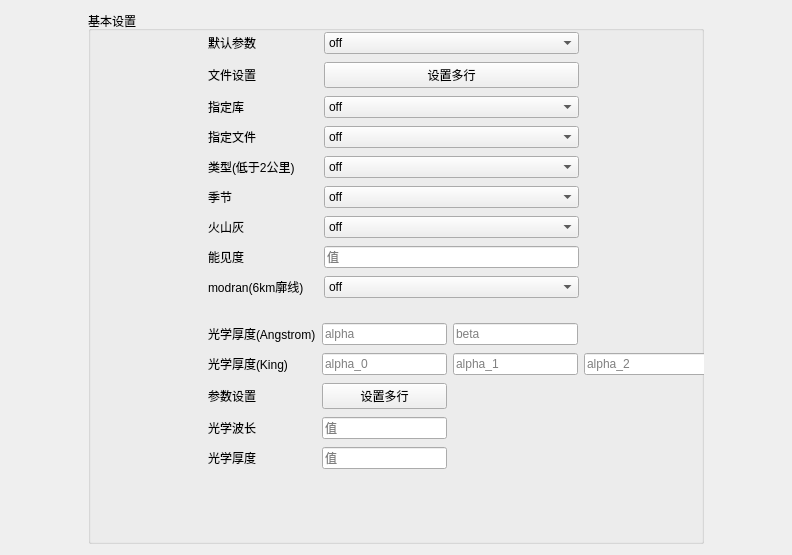
<?xml version="1.0" encoding="UTF-8"?>
<ui version="4.0">
 <class>AerosolPage</class>
 <widget class="QWidget" name="AerosolPage">
  <property name="geometry">
   <rect>
    <x>0</x>
    <y>0</y>
    <width>792</width>
    <height>555</height>
   </rect>
  </property>
  <property name="windowTitle">
   <string>Form</string>
  </property>
  <layout class="QHBoxLayout" name="horizontalLayout_2">
   <item>
    <layout class="QHBoxLayout" name="horizontalLayout" stretch="1,8,1">
     <item>
      <spacer name="horizontalSpacer">
       <property name="orientation">
        <enum>Qt::Horizontal</enum>
       </property>
       <property name="sizeHint" stdset="0">
        <size>
         <width>40</width>
         <height>20</height>
        </size>
       </property>
      </spacer>
     </item>
     <item>
      <widget class="QGroupBox" name="groupBox_7">
       <property name="title">
        <string>基本设置</string>
       </property>
       <widget class="QWidget" name="gridLayoutWidget">
        <property name="geometry">
         <rect>
          <x>120</x>
          <y>19</y>
          <width>371</width>
          <height>271</height>
         </rect>
        </property>
        <layout class="QGridLayout" name="gridLayout" columnstretch="3,7">
         <item row="6" column="1">
          <widget class="QComboBox" name="comboBox_25">
           <property name="option_name" stdset="0">
            <string>aerosol_haze</string>
           </property>
           <item>
            <property name="text">
             <string>off</string>
            </property>
           </item>
           <item>
            <property name="text">
             <string>rural-type-aerosols</string>
            </property>
           </item>
           <item>
            <property name="text">
             <string>maritime-type-aerosols</string>
            </property>
           </item>
           <item>
            <property name="text">
             <string>urban-type-aerosols</string>
            </property>
           </item>
           <item>
            <property name="text">
             <string>tropospheric-type-aerosols</string>
            </property>
           </item>
          </widget>
         </item>
         <item row="8" column="1">
          <widget class="QComboBox" name="comboBox_30">
           <property name="option_name" stdset="0">
            <string>aerosol_vulcan</string>
           </property>
           <item>
            <property name="text">
             <string>off</string>
            </property>
           </item>
           <item>
            <property name="text">
             <string>background-aerosols</string>
            </property>
           </item>
           <item>
            <property name="text">
             <string>moderate-vulcanic-aerosols</string>
            </property>
           </item>
           <item>
            <property name="text">
             <string>high-vulcanic-aerosols</string>
            </property>
           </item>
           <item>
            <property name="text">
             <string>extreme-vulcanic-aerosols</string>
            </property>
           </item>
          </widget>
         </item>
         <item row="10" column="0">
          <widget class="QLabel" name="label_31">
           <property name="text">
            <string>modran(6km廓线)</string>
           </property>
          </widget>
         </item>
         <item row="3" column="0">
          <widget class="QLabel" name="label_57">
           <property name="text">
            <string>指定库</string>
           </property>
          </widget>
         </item>
         <item row="4" column="1">
          <widget class="QComboBox" name="comboBox_26">
           <property name="option_name" stdset="0">
            <string>aerosol_species_file</string>
           </property>
           <item>
            <property name="text">
             <string>off</string>
            </property>
           </item>
           <item>
            <property name="text">
             <string>continental_clean</string>
            </property>
           </item>
           <item>
            <property name="text">
             <string>continental_average</string>
            </property>
           </item>
           <item>
            <property name="text">
             <string>continental_polluted</string>
            </property>
           </item>
           <item>
            <property name="text">
             <string>urban</string>
            </property>
           </item>
           <item>
            <property name="text">
             <string>maritime_clean</string>
            </property>
           </item>
           <item>
            <property name="text">
             <string>maritime_polluted</string>
            </property>
           </item>
           <item>
            <property name="text">
             <string>maritime_tropical</string>
            </property>
           </item>
           <item>
            <property name="text">
             <string>desert</string>
            </property>
           </item>
           <item>
            <property name="text">
             <string>antarctic</string>
            </property>
           </item>
          </widget>
         </item>
         <item row="4" column="0">
          <widget class="QLabel" name="label_58">
           <property name="text">
            <string>指定文件</string>
           </property>
          </widget>
         </item>
         <item row="10" column="1">
          <widget class="QComboBox" name="comboBox_31">
           <property name="option_name" stdset="0">
            <string>aerosol_profile_modtran</string>
           </property>
           <item>
            <property name="text">
             <string>off</string>
            </property>
           </item>
           <item>
            <property name="text">
             <string>activate</string>
            </property>
           </item>
          </widget>
         </item>
         <item row="9" column="0">
          <widget class="QLabel" name="label_64">
           <property name="text">
            <string>能见度</string>
           </property>
          </widget>
         </item>
         <item row="0" column="0">
          <widget class="QLabel" name="label_28">
           <property name="text">
            <string>默认参数</string>
           </property>
          </widget>
         </item>
         <item row="9" column="1">
          <widget class="QLineEdit" name="lineEdit_4">
           <property name="text">
            <string/>
           </property>
           <property name="placeholderText">
            <string>值</string>
           </property>
           <property name="option_name" stdset="0">
            <string>aerosol_visibility</string>
           </property>
          </widget>
         </item>
         <item row="7" column="0">
          <widget class="QLabel" name="label_60">
           <property name="text">
            <string>季节</string>
           </property>
          </widget>
         </item>
         <item row="3" column="1">
          <widget class="QComboBox" name="comboBox_24">
           <property name="option_name" stdset="0">
            <string>aerosol_species_library</string>
           </property>
           <item>
            <property name="text">
             <string>off</string>
            </property>
           </item>
           <item>
            <property name="text">
             <string>opac</string>
            </property>
           </item>
          </widget>
         </item>
         <item row="8" column="0">
          <widget class="QLabel" name="label_30">
           <property name="text">
            <string>火山灰</string>
           </property>
          </widget>
         </item>
         <item row="6" column="0">
          <widget class="QLabel" name="label_59">
           <property name="text">
            <string>类型(低于2公里)</string>
           </property>
          </widget>
         </item>
         <item row="0" column="1">
          <widget class="QComboBox" name="comboBox_22">
           <property name="option_name" stdset="0">
            <string>aerosol_default</string>
           </property>
           <item>
            <property name="text">
             <string>off</string>
            </property>
           </item>
           <item>
            <property name="text">
             <string>activate</string>
            </property>
           </item>
          </widget>
         </item>
         <item row="7" column="1">
          <widget class="QComboBox" name="comboBox_27">
           <property name="option_name" stdset="0">
            <string>aerosol_season</string>
           </property>
           <item>
            <property name="text">
             <string>off</string>
            </property>
           </item>
           <item>
            <property name="text">
             <string>spring-summer-profile</string>
            </property>
           </item>
           <item>
            <property name="text">
             <string>fall-winter-profile</string>
            </property>
           </item>
          </widget>
         </item>
         <item row="1" column="1">
          <widget class="QPushButton" name="pushButton_9">
           <property name="text">
            <string>设置多行</string>
           </property>
          </widget>
         </item>
         <item row="1" column="0">
          <widget class="QLabel" name="label_65">
           <property name="text">
            <string>文件设置</string>
           </property>
          </widget>
         </item>
        </layout>
       </widget>
       <widget class="QWidget" name="gridLayoutWidget_2">
        <property name="geometry">
         <rect>
          <x>120</x>
          <y>310</y>
          <width>501</width>
          <height>152</height>
         </rect>
        </property>
        <layout class="QGridLayout" name="gridLayout_2">
         <item row="4" column="1">
          <widget class="QLineEdit" name="lineEdit_11">
           <property name="placeholderText">
            <string>值</string>
           </property>
           <property name="option_name" stdset="0">
            <string>aerosol_set_tau_at_wvl_thick</string>
           </property>
          </widget>
         </item>
         <item row="1" column="0">
          <widget class="QLabel" name="label_62">
           <property name="text">
            <string>光学厚度(King)</string>
           </property>
          </widget>
         </item>
         <item row="1" column="1">
          <widget class="QLineEdit" name="lineEdit_7">
           <property name="placeholderText">
            <string>alpha_0</string>
           </property>
           <property name="option_name" stdset="0">
            <string>aerosol_king_byrne_alpha_0</string>
           </property>
          </widget>
         </item>
         <item row="0" column="1">
          <widget class="QLineEdit" name="lineEdit_6">
           <property name="text">
            <string/>
           </property>
           <property name="placeholderText">
            <string>alpha</string>
           </property>
           <property name="option_name" stdset="0">
            <string>aerosol_angstrom_alpha</string>
           </property>
          </widget>
         </item>
         <item row="3" column="1">
          <widget class="QLineEdit" name="lineEdit_8">
           <property name="placeholderText">
            <string>值</string>
           </property>
           <property name="option_name" stdset="0">
            <string>aerosol_set_tau_at_wvl_wave</string>
           </property>
          </widget>
         </item>
         <item row="4" column="0">
          <widget class="QLabel" name="label_33">
           <property name="text">
            <string>光学厚度</string>
           </property>
          </widget>
         </item>
         <item row="1" column="2">
          <widget class="QLineEdit" name="lineEdit_2">
           <property name="placeholderText">
            <string>alpha_1</string>
           </property>
           <property name="option_name" stdset="0">
            <string>aerosol_king_byrne_alpha_1</string>
           </property>
          </widget>
         </item>
         <item row="0" column="2">
          <widget class="QLineEdit" name="lineEdit">
           <property name="text">
            <string/>
           </property>
           <property name="placeholderText">
            <string>beta</string>
           </property>
           <property name="option_name" stdset="0">
            <string>aerosol_angstrom_beta</string>
           </property>
          </widget>
         </item>
         <item row="0" column="0">
          <widget class="QLabel" name="label_29">
           <property name="text">
            <string>光学厚度(Angstrom)</string>
           </property>
          </widget>
         </item>
         <item row="2" column="0">
          <widget class="QLabel" name="label_66">
           <property name="text">
            <string>参数设置</string>
           </property>
          </widget>
         </item>
         <item row="3" column="0">
          <widget class="QLabel" name="label_32">
           <property name="text">
            <string>光学波长</string>
           </property>
          </widget>
         </item>
         <item row="1" column="3">
          <widget class="QLineEdit" name="lineEdit_10">
           <property name="placeholderText">
            <string>alpha_2</string>
           </property>
           <property name="option_name" stdset="0">
            <string>aerosol_king_byrne_alpha_2</string>
           </property>
          </widget>
         </item>
         <item row="2" column="1">
          <widget class="QPushButton" name="pushButton_10">
           <property name="text">
            <string>设置多行</string>
           </property>
          </widget>
         </item>
        </layout>
       </widget>
      </widget>
     </item>
     <item>
      <spacer name="horizontalSpacer_2">
       <property name="orientation">
        <enum>Qt::Horizontal</enum>
       </property>
       <property name="sizeHint" stdset="0">
        <size>
         <width>40</width>
         <height>20</height>
        </size>
       </property>
      </spacer>
     </item>
    </layout>
   </item>
  </layout>
 </widget>
 <resources/>
 <connections/>
</ui>
